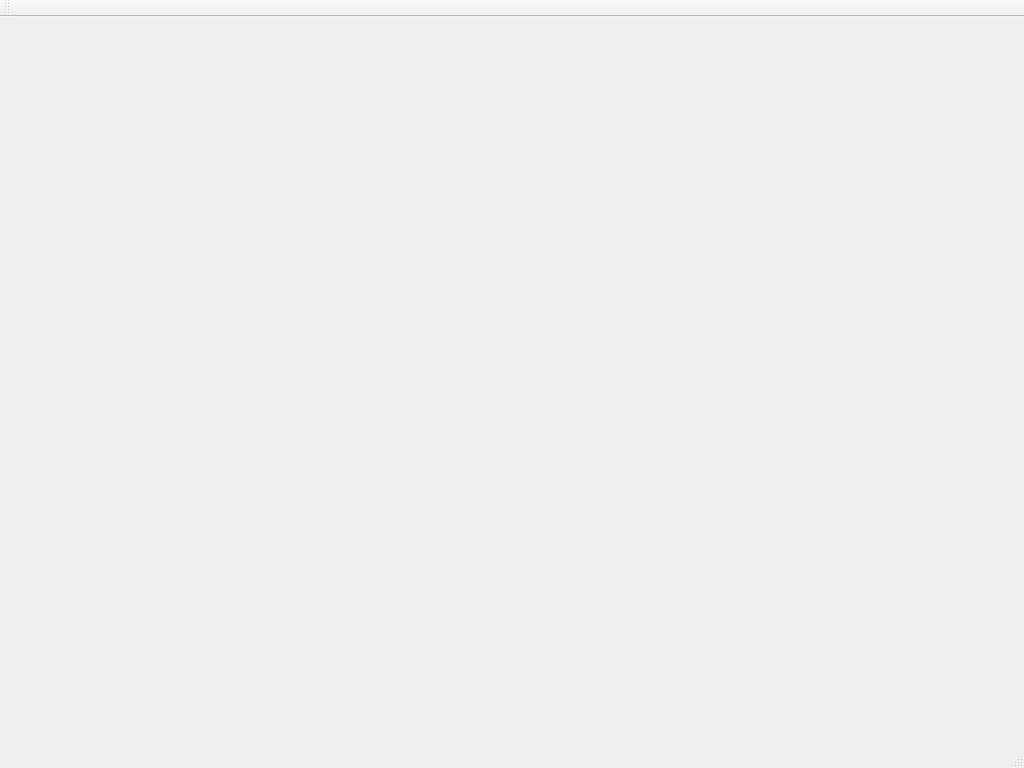
<?xml version="1.0" encoding="UTF-8"?>
<ui version="4.0">
 <class>MainWindow</class>
 <widget class="QMainWindow" name="MainWindow">
  <property name="geometry">
   <rect>
    <x>0</x>
    <y>0</y>
    <width>1024</width>
    <height>768</height>
   </rect>
  </property>
  <property name="windowTitle">
   <string>Qt Canvas</string>
  </property>
  <widget class="QWidget" name="centralWidget">
   <layout class="QGridLayout" name="gridLayout">
    <item row="0" column="0">
     <widget class="GLContainer" name="widget" native="true"/>
    </item>
   </layout>
  </widget>
  <widget class="QMenuBar" name="menuBar">
   <property name="geometry">
    <rect>
     <x>0</x>
     <y>0</y>
     <width>1024</width>
     <height>25</height>
    </rect>
   </property>
  </widget>
  <widget class="QToolBar" name="mainToolBar">
   <attribute name="toolBarArea">
    <enum>TopToolBarArea</enum>
   </attribute>
   <attribute name="toolBarBreak">
    <bool>false</bool>
   </attribute>
  </widget>
  <widget class="QStatusBar" name="statusBar"/>
 </widget>
 <layoutdefault spacing="6" margin="11"/>
 <customwidgets>
  <customwidget>
   <class>GLContainer</class>
   <extends>QWidget</extends>
   <header>GLContainer.h</header>
   <container>1</container>
  </customwidget>
 </customwidgets>
 <resources/>
 <connections/>
</ui>
